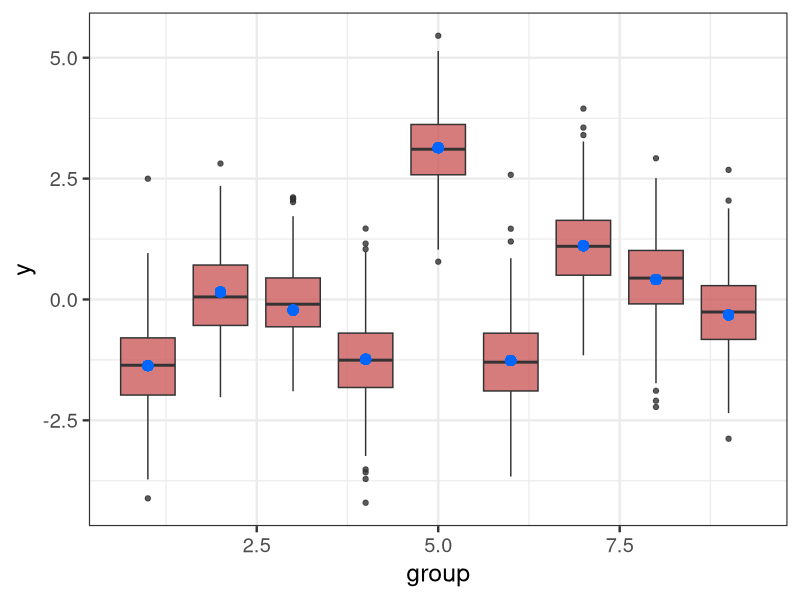
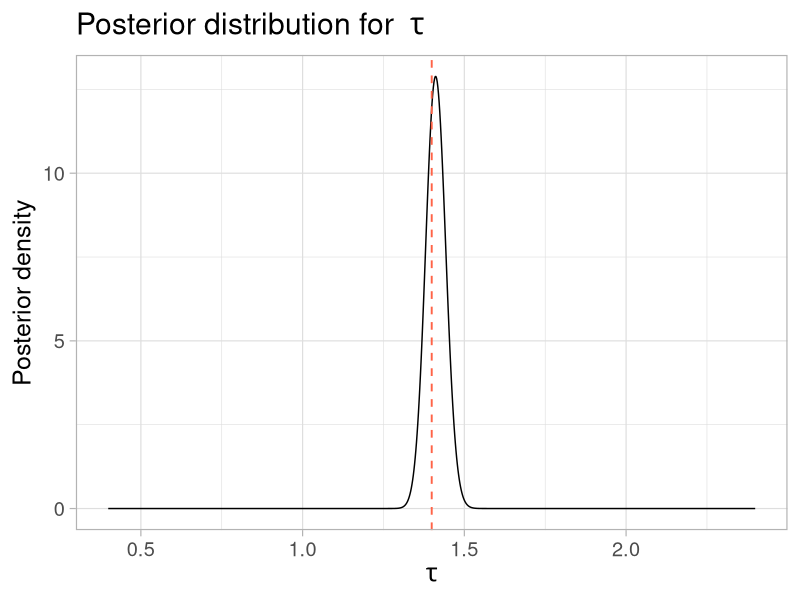
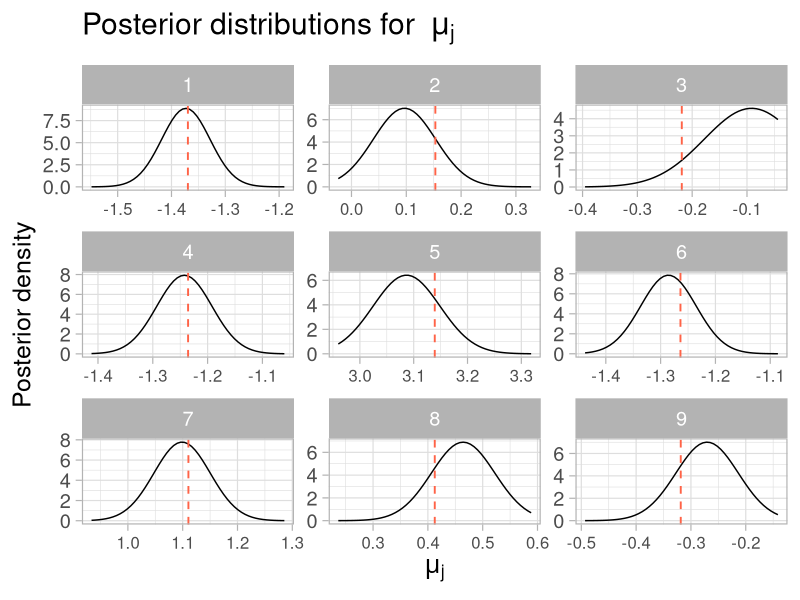
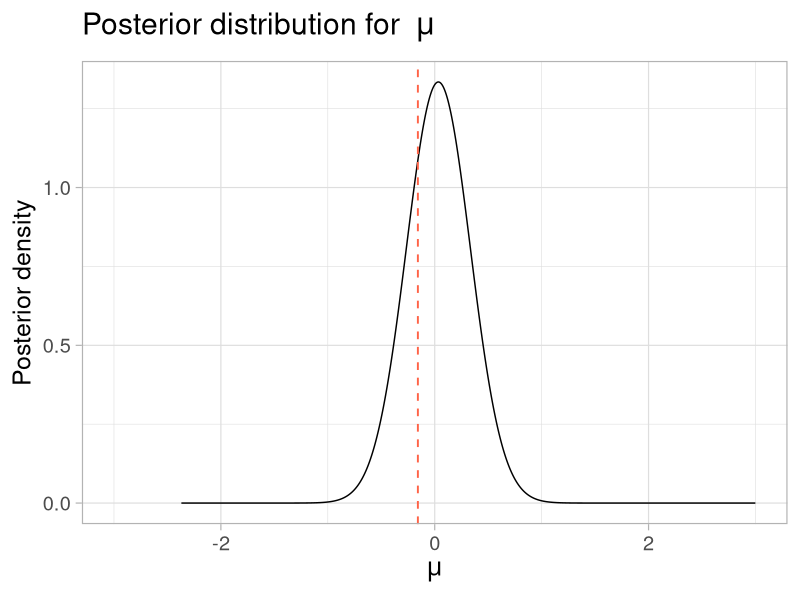
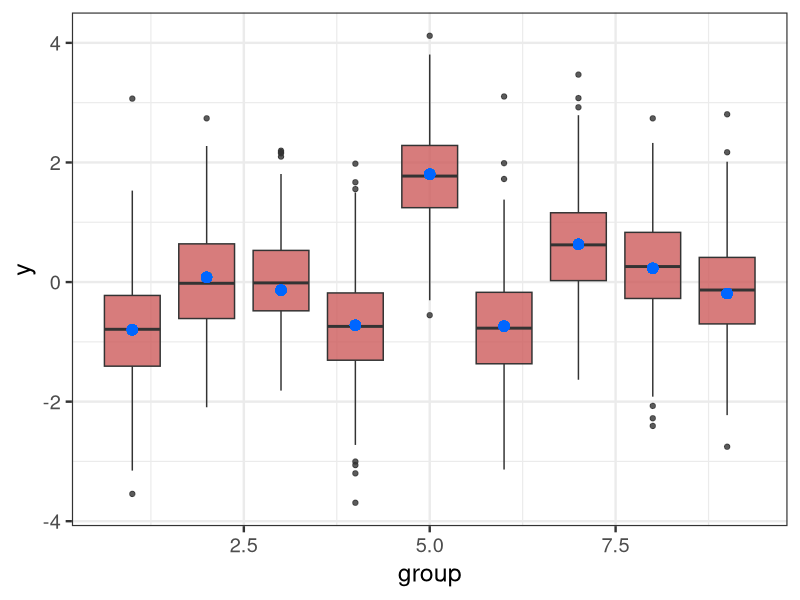
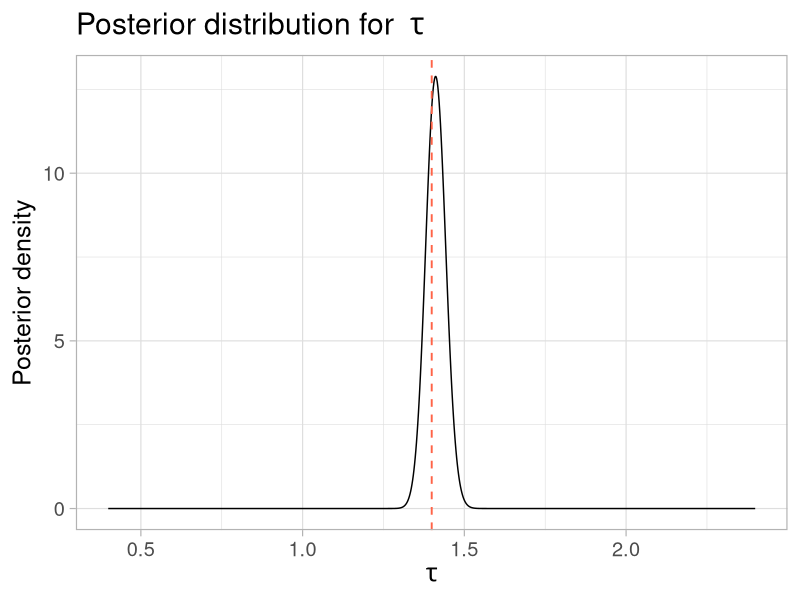

Recreate these plots in R, in order. (Note: this script raises an error after producing the figures.)
# Header ------------------------------------------------------------
# Fitting a hierarchical linear model to the 'repeated' data 
# Bruna Wundervald

# Some boiler plate code to clear the workspace, and load in required packages
rm(list = ls()) # Clear the workspace
library(tidyverse)

# This is based on the latest piece of maths 
# Maths --------------------------------------------------------------

# Description of the Bayesian model fitted in this file
# Notation:
# y_{ij} = response variable for observation i = 1,...,n_j 
# in group j = 1,..,M.
# N = total number of observation = sum_j(n_j)
# mu_j = mean for each group j
# mu = mean for mu_j 
# tau = inverse variance of y_ij
# k1 = multiplication factor for the variance of mu
# k2 = multiplication factor for the variance of mu_j 

# Likelihood:
# y_{ij} ~ N(mu_j, tau^{-1})
# Priors
# mu_j ~ N(mu, k_2(tau^{-1}))
# mu ~ N(0, k_2(tau^{-1})) 
# tau ~ Gamma(alpha, beta)

# Simulate data -----------------------------------------------------
alpha = 0.5; beta = 1; mu_mu = 0; k1 = 1.5 ; k2 = 0.5

# Set the seed so this is repeatable
set.seed(2023)
# Some R code to simulate data from the above model
M = 9 # Number of groups
tau = rgamma(n = 1, 1/alpha, beta)
tau_mu_j = k1 * (1/tau) 
tau_mu = k2 * (1/tau) 
mu_main = rnorm(n = 1, mu_mu, sd = sqrt(tau_mu))
mu_j = rnorm(n = M, mu_main, sd = sqrt(tau_mu_j))

nj = sample(50:750, M, replace = TRUE) # Set the number of obs in each group between 5 and 10
N = sum(nj)
group = rep(1:M, times = nj)
mu = rep(mu_j, nj)
#M1 = model.matrix(mu ~ factor(group) - 1)
y = rnorm(N, mean = mu, sd = sqrt(1/tau))

# var_y = (
#   k1 * M1 %*% t(M1) + diag(1, length(mu), length(mu))) * (1/tau)
# 
# #var_y <- diag(diag(var_y))
# 
# y <- MASS::mvrnorm(n = 1, mu = rep(mu_main, N), Sigma = var_y)

data.frame(y = y, group = group, 
           muj = mu) %>% 
  ggplot(aes(y = y, x = group, group = group)) +
  geom_boxplot(fill = "#CD5C5C", alpha = 0.8) +
  geom_point(aes(y = mu), colour = '#0066ff', size = 3) +
  theme_bw(18)
# ggsave(file = "book2/img/boxplot.png")

data.frame(y = y, group = group, muj = mu) %>% 
  group_by(group) %>% 
  summarise(var = var(y), 
            mean = mean(y)) %>% 
  mutate(muj = mu_j)

# Useful functions --------------------------------------------------
# Posteriors --- 

params <- list(
  N = N, mu_j  = mu_j, y = y, 
  group = group, beta = beta, 
  alpha = alpha, tau = tau, 
  tau_mu = tau_mu, 
  nj = nj,
  mu_main = mu_main, k1 = k1, k2 = k2
  # det_psi = det_psi,
  # in_psi = in_psi, 
  # psi = psi
)

posteriors <- function(params, tau_p = NULL, 
                       mu_j_p = NULL,
                       mu_p = NULL){
  N <- params$N
  k1 <- params$k1
  k2 <- params$k2
  nj <- params$nj
  beta <- params$beta
  alpha <- params$alpha
  group <- params$group
  mu_j <- params$mu_j
  tau <- params$tau
  mu_main <- params$mu_main
  y <- params$y
  m <-  length(mu_j)

  
  if(!is.null(tau_p)){
    #alpha_tau <- (N + m)/2 + alpha
    alpha_tau <- (N + m + 1)/2 + alpha
    term_mu <- c()
    term_mu_j <- c()
    
    for(j in unique(group)){
      y_j <- y[group == j]
      term_mu[j] <- sum((y_j - mu_j[j])^2)
      term_mu_j[j] <- (mu_j[j] - mu_main)^2
    }
    
    
    beta_tau <- (sum(term_mu)/2 + beta + 
                   sum(term_mu_j)/(2 * k1) + (mu_main^2)/(2 * k2))

    # 8192.516
    post <- dgamma(tau_p, alpha_tau, beta_tau)
  }
  
  
  if(!is.null(mu_j_p)){
    mu_j_p <-  rep(mu_j_p, length(nj))
    mean_mu <- c()
    var_mu <- c()
    
    for(j in unique(group)){
      y_bar_j <- mean(y[group == j]) 
      mean_mu[j] <- ((mu_main/k1) +  y_bar_j * nj[j])/(nj[j] + 1/k1)
      var_mu[j] <- (1/(nj[j] + 1/k1))* tau
    }
    post <- dnorm(mu_j_p, mean = mean_mu, sd = sqrt(var_mu))
  } 
  
  if(!is.null(mu_p)){
    mean_mu <- (tau/k1) * mean(mu_j) * m / (tau *(m/k1 + 1/k2))
    #mean_mu <- ((1/k) * mean(mu_j))/ (tau_mu + (tau/k)*m)
    var_mu <- (tau *(m/k1 + 1/k2))^(-1)
    post <- dnorm(mu_p, mean = mean_mu, sd = sqrt(var_mu))
  } 
  
  return(list(post = post))
  
}

# psi <- (k + diag(N))
# det_psi <- det(psi)
# in_psi <- solve(psi)


df <- data.frame(
  taus = seq(tau - 1, tau + 1, length.out = 1000), 
  mu = seq(min(mu_j) - 1, max(mu_j) + 1, length.out = 1000)) %>% 
  dplyr::rowwise() %>% 
  dplyr::mutate(
    density_tau = posteriors(tau_p = taus, params = params),
    density_mu = posteriors(mu_j_p = mu, params = params),
    density_mu_main = posteriors(mu_p = mu, params = params))

df %>% 
  ggplot(aes(x = taus, y = unlist(density_tau))) +
  geom_line() +
  theme_light(18) +
  geom_vline(xintercept = tau, linetype = 2, 
             colour = 'tomato', size = 0.65) +
  scale_x_continuous(breaks = scales::pretty_breaks(n = 7)) +
  labs(x = expression(tau), y = "Posterior density", 
       title = expression("Posterior distribution for "~tau))
# ggsave(file = "book2/img/post_tau.png")

df$density_mu %>%
  map_df(as_tibble) %>%
  mutate(ind_mu = rep(1:length(nj), times = 1000),
         mu = rep(df$mu, each = M)
  ) %>%
  ungroup() %>%
  group_by(ind_mu) %>%
  filter(value == max(value)) %>%
  ungroup() %>%
  arrange(ind_mu) %>%
  mutate(mu_j = mu_j)
#  write.table("book2/mus.txt")

mu_lims <- mu_j %>% 
  map(~seq(.x -  0.3 * sqrt(k2 * (1/tau)), 
           .x + 0.3 * sqrt(k2 * (1/tau)) , length.out = 1000)) %>% 
  unlist()

df$density_mu %>% 
  map_df(as_tibble) %>% 
  mutate(ind_mu = rep(1:length(nj), 1000), 
         mu = rep(df$mu, each = M)) %>% 
  arrange(ind_mu) %>% 
  mutate(mu_lims = mu_lims) %>% 
  group_by(ind_mu) %>% 
  mutate(mu_min =  min(mu_lims), mu_max = max(mu_lims)) %>% 
  ungroup() %>% 
  filter(mu >= mu_min & mu <= mu_max) %>% 
  ggplot(aes(x = mu, y = value)) +
  geom_line() +
  theme_light(18) +
  facet_wrap(~ind_mu, scales = 'free') +
  geom_vline(data = data.frame(mu_j = mu_j, 
                               ind_mu = 1:M),
             aes(xintercept = mu_j), linetype = 2, 
             colour = 'tomato', size = 0.65) +
  scale_x_continuous(breaks = scales::pretty_breaks(n = 5)) +
  theme(axis.text.x = element_text(size = 12)) +
  labs(x = expression(mu[j]), y = "Posterior density",
       title = expression("Posterior distributions for "~mu[j]))
# ggsave(file = "book2/img/post_mu_j.png")

df %>% 
  ggplot(aes(x = mu, y = unlist(density_mu_main))) +
  geom_line() +
  theme_light(18) +
  geom_vline(xintercept = mu_main, linetype = 2, 
             colour = 'tomato', size = 0.65) +
  scale_x_continuous(breaks = scales::pretty_breaks(n = 7)) +
  xlim(-3, 3) +
  labs(x = expression(mu), y = "Posterior density",
       title = expression("Posterior distribution for "~mu))
# ggsave(file = "book2/img/post_mu.png")

# Now using a smaller k1 ---------------------- 
alpha = 0.5; beta = 1; mu_mu = 0; k1 = 0.5 ; k2 = 0.2

# Set the seed so this is repeatable
set.seed(2023)
# Some R code to simulate data from the above model
M = 9 # Number of groups
tau = rgamma(n = 1, 1/alpha, beta)
tau_mu_j = k1 * (1/tau) 
tau_mu = k2 * (1/tau) 
mu_main = rnorm(n = 1, mu_mu, sd = sqrt(tau_mu))
mu_j = rnorm(n = M, mu_main, sd = sqrt(tau_mu_j))

nj = sample(50:750, M, replace = TRUE) # Set the number of obs in each group between 5 and 10
N = sum(nj)
group = rep(1:M, times = nj)
mu = rep(mu_j, nj)
#M1 = model.matrix(mu ~ factor(group) - 1)
y = rnorm(N, mean = mu, sd = sqrt(1/tau))

data.frame(y = y, group = group, 
           muj = mu) %>% 
  ggplot(aes(y = y, x = group, group = group)) +
  geom_boxplot(fill = "#CD5C5C", alpha = 0.8) +
  geom_point(aes(y = mu), colour = '#0066ff', size = 3) +
  theme_bw(18)
#ggsave(file = "book2/img/boxplot_sm.png")

data.frame(y = y, group = group, muj = mu) %>% 
  group_by(group) %>% 
  summarise(var = var(y), 
            mean = mean(y)) %>% 
  mutate(muj = mu_j)

params <- list(
  N = N, mu_j  = mu_j, y = y, 
  group = group, beta = beta, 
  alpha = alpha, tau = tau, 
  nj = nj, 
  tau_mu = tau_mu, 
  mu_main = mu_main, k1 = k1, k2 = k2
)

df <- data.frame(
  taus = seq(tau - 1, tau + 1, length.out = 1000), 
  mu = seq(min(mu_j) - 1, max(mu_j) + 1, length.out = 1000)) %>% 
  dplyr::rowwise() %>% 
  dplyr::mutate(
    density_tau = posteriors(tau_p = taus, params = params),
    density_mu = posteriors(mu_j_p = mu, params = params),
    density_mu_main = posteriors(mu_p = mu, params = params))

df %>% 
  ggplot(aes(x = taus, y = unlist(density_tau))) +
  geom_line() +
  theme_light(18) +
  geom_vline(xintercept = tau, linetype = 2, 
             colour = 'tomato', size = 0.65) +
  scale_x_continuous(breaks = scales::pretty_breaks(n = 7)) +
  labs(x = expression(tau), y = "Posterior density", 
       title = expression("Posterior distribution for "~tau))
#ggsave(file = "book2/img/post_tau_ms.png")

df$density_mu %>% 
  map_df(as_tibble) %>%
  mutate(ind_mu = rep(1:length(nj), times = 1000), 
         mu = rep(df$mu, each = M)
  ) %>% 
  ungroup() %>% 
  group_by(ind_mu) %>% 
  filter(value == max(value)) %>% 
  ungroup() %>% 
  arrange(ind_mu) %>% 
  mutate(mu_j = mu_j) %>% 
  write.table("book2/mus_ms.txt")


mu_lims <- mu_j %>% 
  map(~seq(.x -  0.5 * sqrt(k1 * (1/tau)), 
           .x + 0.5 * sqrt(k1 * (1/tau)) , length.out = 1000)) %>% 
  unlist()

df$density_mu %>% 
  map_df(as_tibble) %>% 
  mutate(ind_mu = rep(1:length(nj), 1000), 
         mu = rep(df$mu, each = M)) %>% 
  arrange(ind_mu) %>% 
  mutate(mu_lims = mu_lims) %>% 
  group_by(ind_mu) %>% 
  mutate(mu_min =  min(mu_lims), mu_max = max(mu_lims)) %>% 
  ungroup() %>% 
  filter(mu >= mu_min & mu <= mu_max) %>% 
  ggplot(aes(x = mu, y = value)) +
  geom_line() +
  theme_light(18) +
  facet_wrap(~ind_mu, scales = 'free') +
  geom_vline(data = data.frame(mu_j = mu_j, 
                               ind_mu = 1:M),
             aes(xintercept = mu_j), linetype = 2, 
             colour = 'tomato', size = 0.65) +
  scale_x_continuous(breaks = scales::pretty_breaks(n = 5)) +
  theme(axis.text.x = element_text(size = 12)) +
  labs(x = expression(mu[j]), y = "Posterior density",
       title = expression("Posterior distributions for "~mu[j]))
#ggsave(file = "book2/img/post_mu_j_ms.png")

df %>% 
  ggplot(aes(x = mu, y = unlist(density_mu_main))) +
  geom_line() +
  theme_light(18) +
  geom_vline(xintercept = mu_main, linetype = 2, 
             colour = 'tomato', size = 0.65) +
  scale_x_continuous(breaks = scales::pretty_breaks(n = 7)) +
  xlim(-2, 2) +
  labs(x = expression(mu), y = "Posterior density",
       title = expression("Posterior distribution for "~mu))
# ggsave(file = "book2/img/post_mu_ms.png")

# Plot data densities using posteriors -----
# map_mu_j <- df$density_mu %>% 
#   map_df(as_tibble) %>% 
#   mutate(ind_mu = rep(1:length(nj), 1000), 
#          mu = rep(df$mu, each = M)) %>% 
#   group_by(ind_mu) %>% 
#   filter(value == max(value)) %>% 
#   arrange(ind_mu)
# 
# map_tau <- data.frame(value = df$density_tau %>%
#   unlist(), 
#   tau = df$taus) %>% 
#   filter(value == max(value))
# 
# map_mu <- data.frame(value = df$density_mu %>%
#                         unlist(), 
#                       mu = df$mu) %>% 
#   filter(value == max(value))
#   
